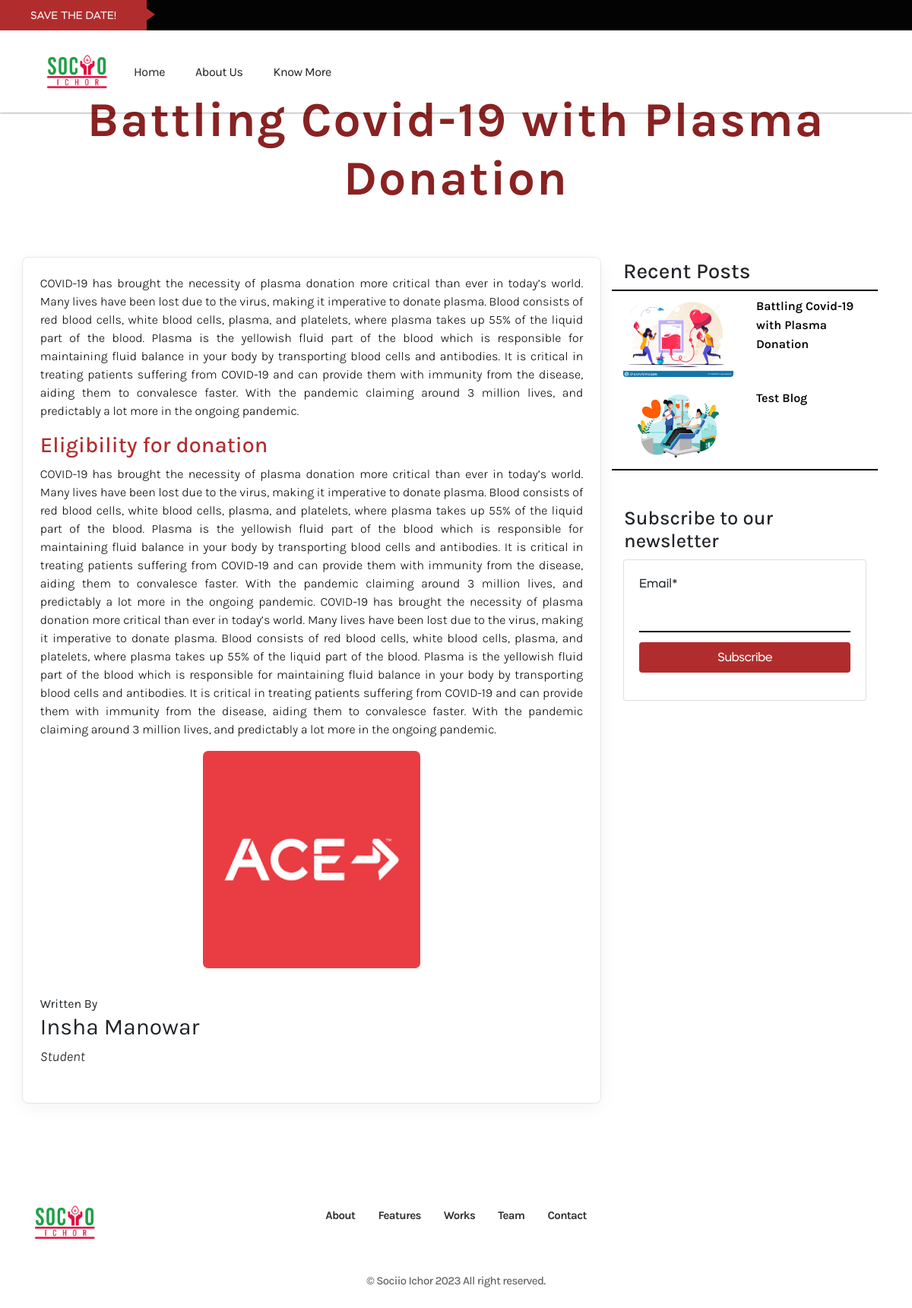
Page /blog/battling-covid-19-with-plasma-donation/ on the committed database.
### blog/models.py (models this page shows, shortened)
class Blog(models.Model):
    title = models.CharField(max_length=250, blank=False)
    introduction = models.TextField(default='')
    author = models.CharField(default=None, max_length=100)
    author_designation = models.TextField(default=None, max_length=100)
    about_author = models.TextField(blank=True)
    publish_date=models.DateTimeField(blank=True, null=True)
    tags = TaggableManager()
    slug = models.SlugField(unique=True, max_length=100)
    status = models.IntegerField(choices=STATUS, default=0)
    image_main = models.FileField(upload_to=upload_location_main, blank=False, null=True)

class BlogContent(models.Model):
    section = models.ForeignKey(Blog, default=None , on_delete=models.CASCADE)
    subheading = models.CharField(max_length=250)
    content = models.TextField(default=None)
    images = models.ImageField(upload_to=upload_here, blank=True, default=None)
    caption_image = models.CharField(max_length=255, default='', blank=True)

### blog/views.py (the view)
# urls.py: path('blog/<slug:slug>/', views.detail_view, name='blog-detail')
def detail_view(request,slug):
    section = get_object_or_404(Blog, slug=slug)
    content = BlogContent.objects.filter(section=section)
    post = Blog.objects.filter(status=STATUS_PUBLISH).order_by('-publish_date')[0:5]
    if request.method == 'POST':
        form = SubscibersForm(request.POST)
        if form.is_valid():
            form.save()
            messages.success(request, 'Subscription Successful')
            return redirect('blog:blog-detail', slug=slug)
    else:
        form = SubscibersForm()
    return render(request, 'blog/detail.html', {'content':content, 'section':section, 'post':post, 'form':form,})

### newsletter/forms.py (shortened to what this page needs)
class SubscibersForm(forms.ModelForm):
    class Meta:
        model = Subscribers
        fields = ['email', ]

### blog/templates/blog/detail.html (shortened to what this page needs)
{% extends 'home/base.html' %}
{% load crispy_forms_tags %}
{% load static %}
{% block head %}
<link rel="stylesheet" href="https://cdn.jsdelivr.net/npm/bootstrap@4.5.3/dist/css/bootstrap.min.css">
{% endblock head %}
{% block content %}
<h1 class="title text-center" >
    {{ section.title }}
</h1>
<div class="container">
    <div class="row">
    <div class="container col-lg-8 blog-container" style="margin-top: 5%; margin-bottom: 3%;">
    <p class="lead content-text"><span>{{section.introduction}}</span></p>
    {% for s in content %}
        <h2 class="subheading-text">{{ s.subheading }}</h2>
        <p class="lead content-text">{{ s.content }}</p>
        <div class="images">
          {% if s.images %}
          <img src="{{ s.images.url }}" class="blog-image-content" alt="{{ s.caption_image}}">
          {% endif %}
        </div>
    {% endfor %}
    <div class="author-area">
        Written By
        <h2 class="author-text">{{ section.author }}</h2>
        <span class="designation-text">{{ section.author_designation }}</span>
        <br><br>
        </div>
        </div>
        <div class="col-lg-4" style="margin-top: 3%;">
            <br>
            <div class="container">
                <h3 style="font-family: Karla;">Recent Posts</h3>
                <div class="row" style="border-top: 2px solid black;border-bottom: 2px solid black;">
                  {% for p in post  %}
                  <div class="col-6 my-2">
                      <a  class="blog-link" href="{% url 'blog:blog-detail' p.slug %}">
                        <img src="{{ p.image_main.url }}" style="width:100%; height:100%; border-radius: 4px;">
                      </a>
                </div>
                <div class="col-6 my-2">
                    <a class="blog-link" href="{% url 'blog:blog-detail' p.slug %}"><span class="just-text">{{ p.title }}</span>
                    </a>
                </div>
                  {% endfor %}
                </div>
            </div>
            <div class="newsletter my-5">
                <h3 class="mx-3" style="font-family: Karla; font-size: 160%;">Subscribe to our newsletter</h3>
                        <div class="col-md-12">
                            <div class="card">
                                <div class="card-body">
                                    <form method="POST" class="form-group">
                                        {{ form|crispy }}
                                        <input class="btn btn-info btn-block" type="submit" value="Subscribe">
                                    </form>
                                </div>
                    </div>
                </div>
            </div>
        </div>
    </div>
</div>
</div>
{% endblock content %}

### home/static/home/css/main.css (style rules this page uses)
body[data-theme='light'], .light-bg, .light-mode-texts { --bg: $white; --bg-2: #f8f9fc; --color-headings: #25373f; --color-texts: rgba(37, 55, 63, 0.7); --color-texts-2: #3b4656; --color-texts-3: rgba(38, 39, 41, 0.7); --border-color: rgba(128, 138, 142, 0.2); --border-color-2: rgba(37, 55, 63, 0.1); }
body { --bg: $white; --bg-2: #f8f9fc; --color-headings: #25373f; --color-texts: rgba(37, 55, 63, 0.7); --color-texts-2: #3b4656; --color-texts-3: rgba(38, 39, 41, 0.7); --border-color: rgba(128, 138, 142, 0.2); --border-color-2: rgba(37, 55, 63, 0.1); }
p { color: var(--color-texts); }
.btn { position: relative; z-index: 5; border-radius: 6px; border: 0; color: rgb(223, 222, 222); font-size: 17px; background-color: #b12d2d !important; font-weight: 400; height: 40px; min-width: 130px; line-height: 28px; letter-spacing: -0.53px; padding: 15px; display: inline-flex; align-items: center; justify-content: center; transition: all .4s ease-in-out; }
a { text-decoration: none; }

### blog/templates/blog/detail.html (style rules this page uses)
input { padding: 3%; margin-bottom: 5%; width: 100%; }
.title { font-family:Karla; font-size: 4rem; letter-spacing: 2px; font-weight: 700; color: #8a2222 ; margin-top: 10%; }
.blog-container { background-color: white; padding: 2%; border-radius: 7px; text-align: justify; box-shadow: rgba(0, 0, 0, 0.05) 0px 6px 24px 0px, rgba(0, 0, 0, 0.08) 0px 0px 0px 1px; }
.blog-image-content { margin-left: auto; margin-right: auto; display: block; width: 40%; border-radius: 7px; }
.blog-container p { text-align: justify; }
.author-text { font-size: 30px; font-weight: 400; font-family: Karla; }
.designation-text { font-size: 18px; font-weight: 350; font-style: italic; }
.content-text { font-family:Karla; font-size: 100%; color: black; }
.subheading-text { font-size: 180%; font-family: Karla; color: #b12d2d ; }
.author-area { margin-top: 5%; border-radius: 7px; font-family: Karla !important; }
.just-text { font-family: Karla; }
.blog-link { text-decoration: none; color: black; font-weight: 600; }
.btn-info { background-color: #b12d2d; border-color: transparent; border-bottom: none !important; }
input { border-bottom: 2px solid black !important; border-top: none; border-left: none; border-right: none; }

### rows in the picture
Blog: title "Battling Covid-19 with Plasma Donation", introduction "COVID-19 has brought the necessity of plasma donation more critical than ever in today’s world. Many lives have been lost due to the virus, making it imperative to donate plasma. Blood consists of red blood cells, white blood cells, plasma, and platelets, where plasma takes up 55% of the liquid part of the blood. Plasma is the yellowish fluid part of the blood which is responsible for maintaining fluid balance in your body by transporting blood cells and antibodies. It is critical in treating patients suffering from COVID-19 and can provide them with immunity from the disease, aiding them to convalesce faster. With the pandemic claiming around 3 million lives, and predictably a lot more in…", author "Insha Manowar", author_designation "Student", image_main (picture)
BlogContent: subheading "Eligibility for donation", content "COVID-19 has brought the necessity of plasma donation more critical than ever in today’s world. Many lives have been lost due to the virus, making it imperative to donate plasma. Blood consists of red blood cells, white blood cells, plasma, and platelets, where plasma takes up 55% of the liquid part of the blood. Plasma is the yellowish fluid part of the blood which is responsible for maintaining fluid balance in your body by transporting blood cells and antibodies. It is critical in treating patients suffering from COVID-19 and can provide them with immunity from the disease, aiding them to convalesce faster. With the pandemic claiming around 3 million lives, and predictably a lot more in…", images (picture)
Blog: image_main (picture), title "Test Blog"
